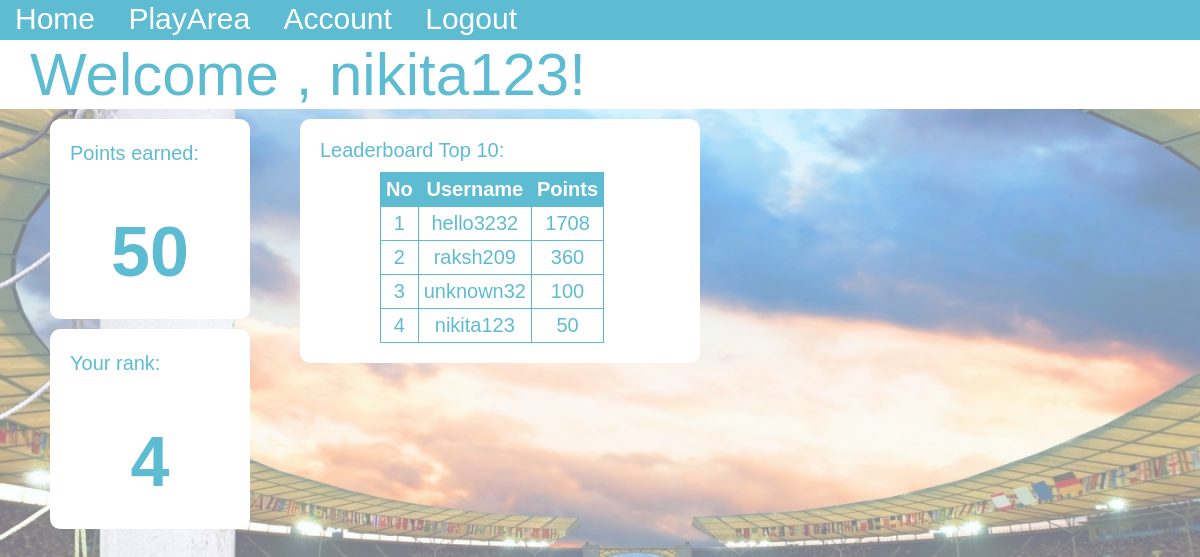
The page /dash/index.php (signed in) on the database its author committed.
### tables this page shows
CREATE TABLE `users` (
  `id` int(255) NOT NULL,
  `uname` varchar(255) NOT NULL,
  `email` varchar(255) NOT NULL,
  `password` varchar(255) NOT NULL,
  `points` int(255) NOT NULL,
  `rank` int(255) NOT NULL
);

### dash/index.php (the view, shortened to what this page needs)
<html>
<head>
    <link rel="stylesheet" type="text/css" href="main.css" >
</head>
<?php
include '../connect.php';
?>
<body>
<div class='container'>
<div class='main'>
    <div class='tabs'>
        <a href="index.php">Home</a>
        <a href="play.php">PlayArea</a>
        <a href="account.php">Account</a>
        <a href="logout.php">Logout</a>
    </div>
    <div class='head'>&ensp;Welcome , <?php echo $_SESSION['uname']; ?>!</div>
    <div class='points'>
    &emsp; <br>&emsp;Points earned:<h1 class='ptext'><?php
    echo $_SESSION['points'];
    ?></h1>
    </div>
    <div class='rank'>
    &emsp; <br>&emsp;Your rank:<h1 class='ptext'><?php echo $_SESSION['rank']; ?></h1>
    </div>
    <div class='leaderboard'>
        Leaderboard Top 10:
        <?php
        $q="SELECT * FROM users ORDER BY points DESC";
        $result = mysqli_query($connect,$q);
        $no=1;
        echo "<table class='leadtable'>
        <tr>
        <th>No</th>
        <th>Username</th>
        <th>Points</th>
        </tr>";
        while($row = mysqli_fetch_array($result))
        {
            echo "<tr>";
            echo "<td>" . $no++ . "</td>";
            echo "<td>" . $row['uname'] . "</td>";
            echo "<td>" . $row['points'] . "</td>";
            echo "</tr>";
         }
        echo "</table>";
    ?>
    </div>
</div>
</div>
</body>
</html>

### dash/main.css (style rules this page uses)
body { font-family: Arial, Helvetica, sans-serif; margin: 0px }
.container { width: 100%; height: 100%; position: relative; }
.container:after { background-image: url('../layouts/main.jpg'); background-repeat: no-repeat; background-size: cover; width:100%; height:100%; position:absolute; top:0; left:0; opacity:0.5; content:''; }
.main { position:relative; z-index:1; }
.tabs { background-color: #5DBCD2; color: white; height: 40px; font-size: 30px; }
.head { background-color: white; color:#5DBCD2; font-size: 60px; }
a { text-decoration: none; color:white; margin-left: 5px; vertical-align: middle; padding: 5px 10px; }
.points,.rank { background-color: white; border-radius: 10px; color: #5DBCD2; width: 200px; height: 200px; margin-left: 50px; margin-top: 10px; font-size: 20px; }
.ptext { text-align: center; font-size: 70px }
.leaderboard { background-color: white; border-radius: 10px; color: #5DBCD2; width:30%; margin-left: 300px; margin-top: -410px; font-size: 20px; padding: 20px 20px; }
table,td { background-color: white; color: #5DBCD2; padding: 5px 5px; margin-left: 60px; margin-top: 10px; font-size: 20px; text-align: center; border:1px solid #5DBCD2 ; border-collapse:collapse }
th { background-color: #5DBCD2; color: white; border:1px solid #5DBCD2 ; text-align: center; padding: 5px 5px; text-align: center; }

### rows shown on the page
users: uname "hello3232", points "1708"
users: uname "raksh209", points "360"
users: uname "unknown32", points "100"
users: uname "nikita123", points "50"

### other values the page prints
$_SESSION['uname'] "nikita123"
$_SESSION['points'] "50"
$_SESSION['rank'] "4"
